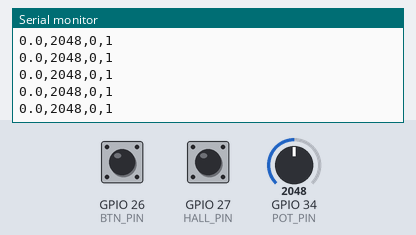
Bench run of a sketch on a simulated ESP32. Shown: the last lines printed to the serial monitor. The inputs (shaded band) are chosen by the test bench; at power-on: GPIO 34 (POT_PIN) = 2048, GPIO 26 (BTN_PIN) HIGH, GPIO 27 (HALL_PIN) HIGH (analog values on the 0–4095 scale). Nothing arrives over Bluetooth unless stated.

Above: at 1.2 s.
1.3 s: GPIO 34 (POT_PIN) set to 2866
At 2.3 s:
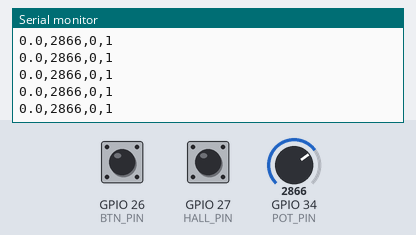
2.8 s: GPIO 26 (BTN_PIN) pulled LOW for 0.15 s
4.4 s: GPIO 34 (POT_PIN) set to 3603
At 5.3 s:
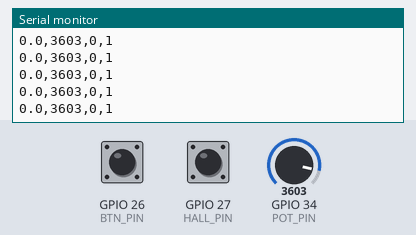
5.9 s: GPIO 26 (BTN_PIN) pulled LOW for 1 s
Timing chart, 0 to 8.9 s (numbered marks = the images above; inputs shaded):
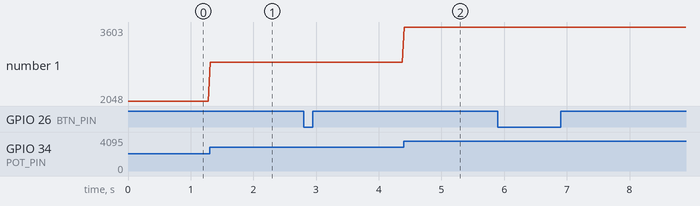

The sketch:

Minh_Khang_Game_Dev_Esp32code.ino
```cpp
// ESP32 - Xe đạp cho bé: Hall (vòng đạp) + biến trở (góc lái) + nút nhảy
// Gửi mỗi 30ms một dòng: vòng_phút,ADC_thô,nút_nhảy,1   (115200 baud, USB + Bluetooth SPP)
#include "BluetoothSerial.h"
BluetoothSerial SerialBT;

const int HALL_PIN = 27;   // cảm biến Hall KY-003 (chân S, qua phân áp 20kΩ xuống GND)
const int POT_PIN  = 34;   // biến trở góc lái (cấp 3V3)
const int BTN_PIN  = 26;   // nút nhảy (một chân nối GND)

// ---- Cài đặt cho bé đạp chậm ----
const unsigned long MIN_PULSE_MS = 120;   // chống nhiễu xung (tối đa ~500 vòng/phút)
const unsigned long STOP_MS      = 4000;  // quá 4 giây không có xung thì coi là dừng (~15 vòng/phút)
const float CAD_GAIN             = 1.0;   // nhân tốc độ gửi về game (tăng 1.2-1.5 nếu muốn xe chạy nhanh hơn)
const float SMOOTH               = 0.35;  // 0-1: càng nhỏ càng mượt, càng lớn càng nhạy

volatile unsigned long lastT = 0, period = 0;
int jumpState = 0;
bool lastRead = false;
unsigned long lastChange = 0;
float cadSmooth = 0;

void IRAM_ATTR tick() {
  unsigned long n = millis();
  unsigned long dt = n - lastT;
  if (dt > MIN_PULSE_MS) {
    if (lastT != 0 && dt <= STOP_MS) period = dt;  // xung đầu tiên hoặc sau khi dừng lâu: chưa tính vòng
    else period = 0;
    lastT = n;
  }
}

void setup() {
  Serial.begin(115200);
  SerialBT.begin("XeDap-Be");
  analogReadResolution(12);
  analogSetPinAttenuation(POT_PIN, ADC_11db);
  pinMode(HALL_PIN, INPUT);          // KY-003 đã có điện trở kéo lên trên module
  pinMode(BTN_PIN, INPUT_PULLUP);
  attachInterrupt(digitalPinToInterrupt(HALL_PIN), tick, FALLING);
}

void loop() {
  // Góc lái: đọc 8 lần lấy trung bình
  long sum = 0;
  for (int i = 0; i < 8; i++) sum += analogRead(POT_PIN);
  int raw = sum / 8;

  // Nút nhảy có chống dội
  bool r = (digitalRead(BTN_PIN) == LOW);
  if (r != lastRead) { lastRead = r; lastChange = millis(); }
  if (millis() - lastChange > 15) jumpState = r ? 1 : 0;

  // Vòng đạp
  noInterrupts(); unsigned long p = period, l = lastT; interrupts();
  unsigned long since = millis() - l;
  float target = 0;
  if (l != 0 && p != 0 && since <= STOP_MS) {
    unsigned long eff = (since > p) ? since : p;  // đạp chậm dần thì giảm dần, không rớt về 0 đột ngột
    target = 60000.0f / eff * CAD_GAIN;
  }
  cadSmooth += (target - cadSmooth) * SMOOTH;
  if (cadSmooth < 0.5f) cadSmooth = 0;

  String line = String(cadSmooth, 1) + "," + String(raw) + "," + String(jumpState) + ",1";
  Serial.println(line);                          // cổng USB
  if (SerialBT.hasClient()) SerialBT.println(line);  // Bluetooth (chỉ gửi khi đã có máy kết nối)
  delay(30);
}
```

Measured:
- after the input at 1.3 s, the serial monitor: prints a new line at once (image 1)
- after the input at 4.4 s, the serial monitor: prints a new line at once (image 2)
- plotted number 1: 2048 → 2866 after the input at 1.3 s, 2866 → 3603 after the input at 4.4 s
